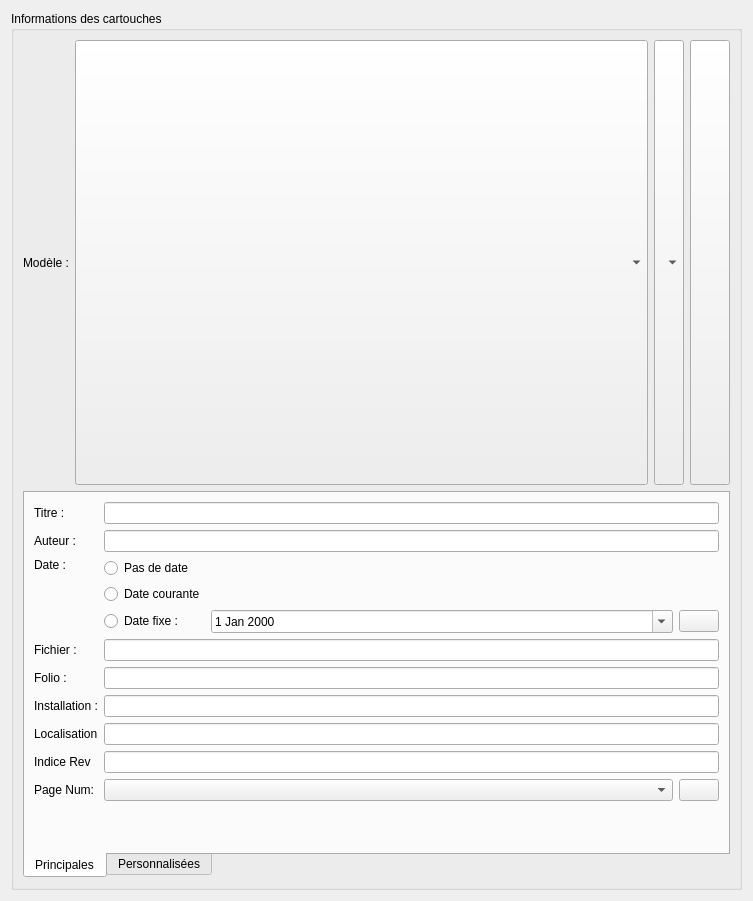
<?xml version="1.0" encoding="UTF-8"?>
<ui version="4.0">
 <class>TitleBlockPropertiesWidget</class>
 <widget class="QWidget" name="TitleBlockPropertiesWidget">
  <property name="geometry">
   <rect>
    <x>0</x>
    <y>0</y>
    <width>753</width>
    <height>901</height>
   </rect>
  </property>
  <property name="sizePolicy">
   <sizepolicy hsizetype="Minimum" vsizetype="Minimum">
    <horstretch>0</horstretch>
    <verstretch>0</verstretch>
   </sizepolicy>
  </property>
  <property name="minimumSize">
   <size>
    <width>0</width>
    <height>0</height>
   </size>
  </property>
  <property name="windowTitle">
   <string>Form</string>
  </property>
  <layout class="QVBoxLayout" name="verticalLayout_4">
   <item>
    <widget class="QGroupBox" name="m_tbt_gb">
     <property name="title">
      <string>Informations des cartouches</string>
     </property>
     <property name="checkable">
      <bool>false</bool>
     </property>
     <property name="checked">
      <bool>false</bool>
     </property>
     <layout class="QVBoxLayout" name="verticalLayout_3">
      <item>
       <layout class="QHBoxLayout" name="m_tbt_hlayout" stretch="0,1,0,0">
        <property name="sizeConstraint">
         <enum>QLayout::SetDefaultConstraint</enum>
        </property>
        <item>
         <widget class="QLabel" name="m_tbt_label">
          <property name="text">
           <string>Modèle :</string>
          </property>
         </widget>
        </item>
        <item>
         <widget class="QComboBox" name="m_tbt_cb">
          <property name="sizePolicy">
           <sizepolicy hsizetype="Preferred" vsizetype="Expanding">
            <horstretch>0</horstretch>
            <verstretch>0</verstretch>
           </sizepolicy>
          </property>
         </widget>
        </item>
        <item>
         <widget class="QComboBox" name="m_display_at_cb">
          <property name="sizePolicy">
           <sizepolicy hsizetype="Preferred" vsizetype="Expanding">
            <horstretch>0</horstretch>
            <verstretch>0</verstretch>
           </sizepolicy>
          </property>
          <property name="minimumSize">
           <size>
            <width>0</width>
            <height>0</height>
           </size>
          </property>
          <property name="maximumSize">
           <size>
            <width>16777215</width>
            <height>16777215</height>
           </size>
          </property>
          <property name="toolTip">
           <string>&lt;html&gt;&lt;head/&gt;&lt;body&gt;&lt;p&gt;Affiche le cartouche en bas (horizontalement) ou à droite (verticalement) du folio.&lt;/p&gt;&lt;/body&gt;&lt;/html&gt;</string>
          </property>
          <property name="iconSize">
           <size>
            <width>22</width>
            <height>22</height>
           </size>
          </property>
          <item>
           <property name="text">
            <string notr="true"/>
           </property>
           <property name="icon">
            <iconset resource="../../qelectrotech.qrc">
             <normaloff>:/ico/22x22/titleblock-bottom.png</normaloff>:/ico/22x22/titleblock-bottom.png</iconset>
           </property>
          </item>
          <item>
           <property name="text">
            <string notr="true"/>
           </property>
           <property name="icon">
            <iconset resource="../../qelectrotech.qrc">
             <normaloff>:/ico/22x22/titleblock-right.png</normaloff>:/ico/22x22/titleblock-right.png</iconset>
           </property>
          </item>
         </widget>
        </item>
        <item>
         <widget class="QPushButton" name="m_tbt_pb">
          <property name="sizePolicy">
           <sizepolicy hsizetype="Preferred" vsizetype="Expanding">
            <horstretch>0</horstretch>
            <verstretch>0</verstretch>
           </sizepolicy>
          </property>
          <property name="text">
           <string/>
          </property>
          <property name="icon">
           <iconset resource="../../qelectrotech.qrc">
            <normaloff>:/ico/22x22/edit-rename.png</normaloff>:/ico/22x22/edit-rename.png</iconset>
          </property>
          <property name="iconSize">
           <size>
            <width>22</width>
            <height>22</height>
           </size>
          </property>
          <property name="flat">
           <bool>false</bool>
          </property>
         </widget>
        </item>
       </layout>
      </item>
      <item>
       <widget class="QTabWidget" name="tabWidget">
        <property name="sizePolicy">
         <sizepolicy hsizetype="Preferred" vsizetype="Preferred">
          <horstretch>0</horstretch>
          <verstretch>0</verstretch>
         </sizepolicy>
        </property>
        <property name="tabPosition">
         <enum>QTabWidget::South</enum>
        </property>
        <property name="tabShape">
         <enum>QTabWidget::Rounded</enum>
        </property>
        <property name="currentIndex">
         <number>0</number>
        </property>
        <property name="elideMode">
         <enum>Qt::ElideNone</enum>
        </property>
        <property name="usesScrollButtons">
         <bool>true</bool>
        </property>
        <property name="tabsClosable">
         <bool>false</bool>
        </property>
        <widget class="QWidget" name="tab">
         <attribute name="title">
          <string>Principales</string>
         </attribute>
         <layout class="QVBoxLayout" name="verticalLayout_2">
          <item>
           <layout class="QGridLayout" name="gridLayout_4">
            <item row="3" column="1">
             <widget class="QLabel" name="label_4">
              <property name="text">
               <string>Date :</string>
              </property>
              <property name="alignment">
               <set>Qt::AlignLeading|Qt::AlignLeft|Qt::AlignTop</set>
              </property>
             </widget>
            </item>
            <item row="10" column="3">
             <layout class="QGridLayout" name="gridLayout">
              <item row="0" column="0">
               <widget class="QComboBox" name="auto_page_cb">
                <property name="sizePolicy">
                 <sizepolicy hsizetype="Expanding" vsizetype="Preferred">
                  <horstretch>0</horstretch>
                  <verstretch>0</verstretch>
                 </sizepolicy>
                </property>
               </widget>
              </item>
              <item row="0" column="1">
               <widget class="QPushButton" name="m_edit_autofolionum_pb">
                <property name="sizePolicy">
                 <sizepolicy hsizetype="Minimum" vsizetype="Minimum">
                  <horstretch>0</horstretch>
                  <verstretch>0</verstretch>
                 </sizepolicy>
                </property>
                <property name="minimumSize">
                 <size>
                  <width>16</width>
                  <height>16</height>
                 </size>
                </property>
                <property name="text">
                 <string/>
                </property>
                <property name="icon">
                 <iconset resource="../../qelectrotech.qrc">
                  <normaloff>:/ico/16x16/configure.png</normaloff>:/ico/16x16/configure.png</iconset>
                </property>
               </widget>
              </item>
             </layout>
            </item>
            <item row="2" column="1">
             <widget class="QLabel" name="label_3">
              <property name="text">
               <string>Auteur :</string>
              </property>
             </widget>
            </item>
            <item row="9" column="1">
             <widget class="QLabel" name="label_12">
              <property name="text">
               <string>Indice Rev</string>
              </property>
             </widget>
            </item>
            <item row="8" column="3">
             <widget class="QLineEdit" name="m_loc">
              <property name="toolTip">
               <string>Disponible en tant que %locmach pour les modèles de cartouches</string>
              </property>
             </widget>
            </item>
            <item row="6" column="3">
             <widget class="QLineEdit" name="m_plant">
              <property name="toolTip">
               <string>&lt;html&gt;&lt;head/&gt;&lt;body&gt;&lt;p&gt;Disponible en tant que %plant pour les modèles de cartouches&lt;/p&gt;&lt;/body&gt;&lt;/html&gt;</string>
              </property>
             </widget>
            </item>
            <item row="1" column="3">
             <widget class="QLineEdit" name="m_title_le">
              <property name="toolTip">
               <string>Disponible en tant que %title pour les modèles de cartouches</string>
              </property>
             </widget>
            </item>
            <item row="5" column="1">
             <widget class="QLabel" name="label_6">
              <property name="text">
               <string>Folio :</string>
              </property>
             </widget>
            </item>
            <item row="4" column="1">
             <widget class="QLabel" name="label_5">
              <property name="text">
               <string>Fichier :</string>
              </property>
             </widget>
            </item>
            <item row="2" column="3">
             <widget class="QLineEdit" name="m_author_le">
              <property name="toolTip">
               <string>Disponible en tant que %author pour les modèles de cartouches</string>
              </property>
             </widget>
            </item>
            <item row="4" column="3">
             <widget class="QLineEdit" name="m_file_le">
              <property name="toolTip">
               <string>Disponible en tant que %filename pour les modèles de cartouches</string>
              </property>
             </widget>
            </item>
            <item row="3" column="3">
             <layout class="QGridLayout" name="gridLayout_2" columnstretch="0,1,0">
              <item row="0" column="0">
               <widget class="QRadioButton" name="m_no_date_rb">
                <property name="text">
                 <string>Pas de date</string>
                </property>
               </widget>
              </item>
              <item row="1" column="0">
               <widget class="QRadioButton" name="m_current_date_rb">
                <property name="text">
                 <string>Date courante</string>
                </property>
               </widget>
              </item>
              <item row="2" column="2">
               <widget class="QPushButton" name="m_date_now_pb">
                <property name="toolTip">
                 <string>Appliquer la date actuelle</string>
                </property>
                <property name="text">
                 <string/>
                </property>
                <property name="icon">
                 <iconset resource="../../qelectrotech.qrc">
                  <normaloff>:/ico/22x22/start.png</normaloff>:/ico/22x22/start.png</iconset>
                </property>
               </widget>
              </item>
              <item row="2" column="1">
               <widget class="QDateEdit" name="m_date_edit">
                <property name="toolTip">
                 <string>Disponible en tant que %date pour les modèles de cartouches</string>
                </property>
                <property name="frame">
                 <bool>true</bool>
                </property>
                <property name="calendarPopup">
                 <bool>true</bool>
                </property>
               </widget>
              </item>
              <item row="2" column="0">
               <widget class="QRadioButton" name="m_fixed_date_rb">
                <property name="text">
                 <string>Date fixe :</string>
                </property>
               </widget>
              </item>
             </layout>
            </item>
            <item row="5" column="3">
             <widget class="QLineEdit" name="m_folio_le">
              <property name="toolTip">
               <string>Disponible en tant que %folio pour les modèles de cartouches
Les variables suivantes sont utilisables :
- %id : numéro du folio courant dans le projet 
- %total : nombre total de folios dans le projet 
- %autonum : Folio Auto Numeration</string>
              </property>
             </widget>
            </item>
            <item row="1" column="1">
             <widget class="QLabel" name="label_2">
              <property name="text">
               <string>Titre :</string>
              </property>
             </widget>
            </item>
            <item row="10" column="1">
             <widget class="QLabel" name="label_9">
              <property name="sizePolicy">
               <sizepolicy hsizetype="Preferred" vsizetype="Minimum">
                <horstretch>0</horstretch>
                <verstretch>0</verstretch>
               </sizepolicy>
              </property>
              <property name="text">
               <string>Page Num:</string>
              </property>
             </widget>
            </item>
            <item row="9" column="3">
             <widget class="QLineEdit" name="m_indice">
              <property name="toolTip">
               <string>Disponible en tant que %indexrev pour les modèles de cartouches</string>
              </property>
             </widget>
            </item>
            <item row="6" column="1">
             <widget class="QLabel" name="label_10">
              <property name="text">
               <string>Installation :</string>
              </property>
             </widget>
            </item>
            <item row="8" column="1">
             <widget class="QLabel" name="label_11">
              <property name="text">
               <string>Localisation</string>
              </property>
             </widget>
            </item>
           </layout>
          </item>
          <item>
           <spacer name="verticalSpacer">
            <property name="orientation">
             <enum>Qt::Vertical</enum>
            </property>
            <property name="sizeHint" stdset="0">
             <size>
              <width>20</width>
              <height>40</height>
             </size>
            </property>
           </spacer>
          </item>
         </layout>
        </widget>
        <widget class="QWidget" name="tab_2">
         <attribute name="title">
          <string>Personnalisées</string>
         </attribute>
         <layout class="QVBoxLayout" name="verticalLayout">
          <item>
           <layout class="QVBoxLayout" name="m_tab2_vlayout">
            <item>
             <widget class="QLabel" name="label_8">
              <property name="text">
               <string>Vous pouvez définir ici vos propres associations noms/valeurs pour que le cartouche en tienne compte. Exemple :
associer le nom &quot;volta&quot; et la valeur &quot;1745&quot; remplacera %{volta} par 1745 dans le cartouche.</string>
              </property>
              <property name="wordWrap">
               <bool>true</bool>
              </property>
             </widget>
            </item>
           </layout>
          </item>
         </layout>
        </widget>
       </widget>
      </item>
     </layout>
    </widget>
   </item>
  </layout>
 </widget>
 <tabstops>
  <tabstop>m_title_le</tabstop>
  <tabstop>m_author_le</tabstop>
  <tabstop>m_no_date_rb</tabstop>
  <tabstop>m_current_date_rb</tabstop>
  <tabstop>m_fixed_date_rb</tabstop>
  <tabstop>m_date_edit</tabstop>
  <tabstop>m_date_now_pb</tabstop>
  <tabstop>m_file_le</tabstop>
  <tabstop>m_folio_le</tabstop>
  <tabstop>m_plant</tabstop>
  <tabstop>m_loc</tabstop>
  <tabstop>m_indice</tabstop>
  <tabstop>auto_page_cb</tabstop>
  <tabstop>m_edit_autofolionum_pb</tabstop>
  <tabstop>m_tbt_cb</tabstop>
  <tabstop>m_display_at_cb</tabstop>
  <tabstop>m_tbt_pb</tabstop>
  <tabstop>tabWidget</tabstop>
 </tabstops>
 <resources>
  <include location="../../qelectrotech.qrc"/>
 </resources>
 <connections>
  <connection>
   <sender>m_fixed_date_rb</sender>
   <signal>toggled(bool)</signal>
   <receiver>m_date_edit</receiver>
   <slot>setEnabled(bool)</slot>
   <hints>
    <hint type="sourcelabel">
     <x>146</x>
     <y>199</y>
    </hint>
    <hint type="destinationlabel">
     <x>275</x>
     <y>199</y>
    </hint>
   </hints>
  </connection>
  <connection>
   <sender>m_fixed_date_rb</sender>
   <signal>toggled(bool)</signal>
   <receiver>m_date_now_pb</receiver>
   <slot>setEnabled(bool)</slot>
   <hints>
    <hint type="sourcelabel">
     <x>102</x>
     <y>214</y>
    </hint>
    <hint type="destinationlabel">
     <x>401</x>
     <y>214</y>
    </hint>
   </hints>
  </connection>
 </connections>
</ui>
